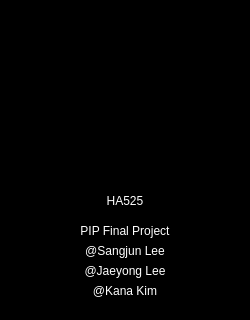
<?xml version="1.0" encoding="UTF-8"?>
<ui version="4.0">
 <class>Dialog</class>
 <widget class="QDialog" name="Dialog">
  <property name="geometry">
   <rect>
    <x>0</x>
    <y>0</y>
    <width>250</width>
    <height>320</height>
   </rect>
  </property>
  <property name="windowTitle">
   <string>About HA525</string>
  </property>
  <property name="windowIcon">
   <iconset resource="../resource/resources.qrc">
    <normaloff>:/icon/icon.png</normaloff>:/icon/icon.png</iconset>
  </property>
  <property name="styleSheet">
   <string notr="true">background-color: rgb(0, 0, 0);</string>
  </property>
  <widget class="QLabel" name="label">
   <property name="geometry">
    <rect>
     <x>10</x>
     <y>10</y>
     <width>230</width>
     <height>170</height>
    </rect>
   </property>
   <property name="text">
    <string/>
   </property>
   <property name="pixmap">
    <pixmap resource="../resource/resources.qrc">:/icon/icon.png</pixmap>
   </property>
   <property name="scaledContents">
    <bool>true</bool>
   </property>
   <property name="alignment">
    <set>Qt::AlignCenter</set>
   </property>
  </widget>
  <widget class="QLabel" name="label_2">
   <property name="geometry">
    <rect>
     <x>10</x>
     <y>190</y>
     <width>230</width>
     <height>21</height>
    </rect>
   </property>
   <property name="styleSheet">
    <string notr="true">color: rgb(255, 255, 255);</string>
   </property>
   <property name="text">
    <string>HA525</string>
   </property>
   <property name="alignment">
    <set>Qt::AlignCenter</set>
   </property>
  </widget>
  <widget class="QLabel" name="label_3">
   <property name="geometry">
    <rect>
     <x>10</x>
     <y>220</y>
     <width>230</width>
     <height>21</height>
    </rect>
   </property>
   <property name="styleSheet">
    <string notr="true">color: rgb(255, 255, 255);</string>
   </property>
   <property name="text">
    <string>PIP Final Project</string>
   </property>
   <property name="alignment">
    <set>Qt::AlignCenter</set>
   </property>
  </widget>
  <widget class="QLabel" name="label_4">
   <property name="geometry">
    <rect>
     <x>10</x>
     <y>240</y>
     <width>230</width>
     <height>21</height>
    </rect>
   </property>
   <property name="styleSheet">
    <string notr="true">color: rgb(255, 255, 255);</string>
   </property>
   <property name="text">
    <string>@Sangjun Lee</string>
   </property>
   <property name="alignment">
    <set>Qt::AlignCenter</set>
   </property>
  </widget>
  <widget class="QLabel" name="label_5">
   <property name="geometry">
    <rect>
     <x>10</x>
     <y>260</y>
     <width>230</width>
     <height>21</height>
    </rect>
   </property>
   <property name="styleSheet">
    <string notr="true">color: rgb(255, 255, 255);</string>
   </property>
   <property name="text">
    <string>@Jaeyong Lee</string>
   </property>
   <property name="alignment">
    <set>Qt::AlignCenter</set>
   </property>
  </widget>
  <widget class="QLabel" name="label_6">
   <property name="geometry">
    <rect>
     <x>10</x>
     <y>280</y>
     <width>230</width>
     <height>21</height>
    </rect>
   </property>
   <property name="styleSheet">
    <string notr="true">color: rgb(255, 255, 255);</string>
   </property>
   <property name="text">
    <string>@Kana Kim</string>
   </property>
   <property name="alignment">
    <set>Qt::AlignCenter</set>
   </property>
  </widget>
 </widget>
 <resources>
  <include location="../resource/resources.qrc"/>
 </resources>
 <connections/>
</ui>
